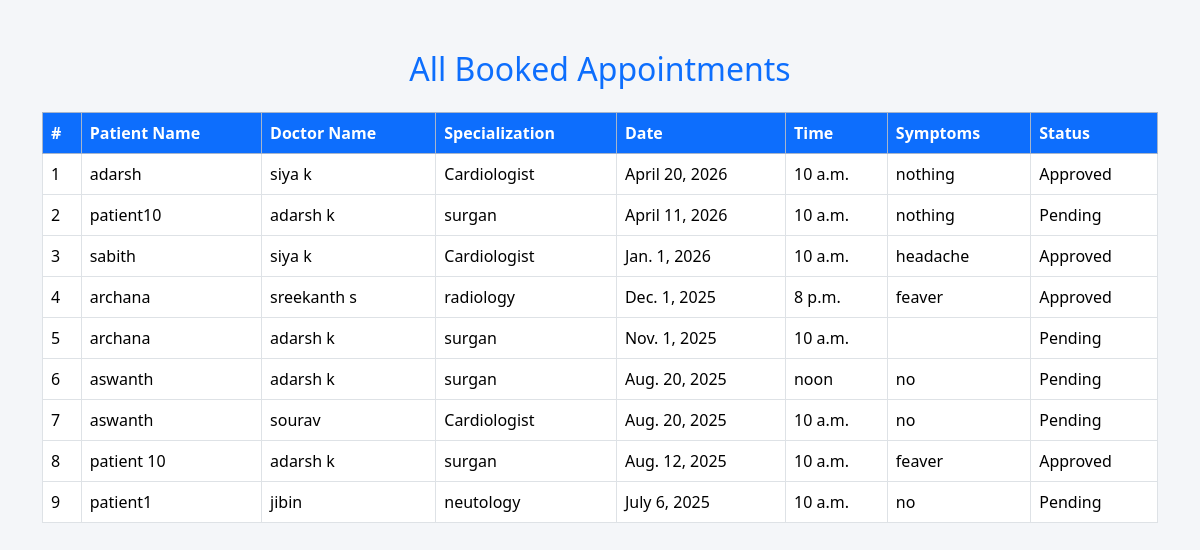
The app's page /view_all_appointments with its own data.
### doctorapp/models.py (models this page shows)
class Appointment(models.Model):
    doctor = models.ForeignKey(Doctor, on_delete=models.CASCADE)
    patient = models.ForeignKey(Patient, on_delete=models.CASCADE)
    patient_name = models.CharField(max_length=100)
    date = models.DateField()
    time = models.TimeField()
    symptoms = models.TextField(blank=True)
    STATUS_CHOICES = [
        ('Pending', 'Pending'),
        ('Approved', 'Approved'),
        ('Rejected', 'Rejected'),
    ]
    status = models.CharField(max_length=10, choices=STATUS_CHOICES, default='Pending')

class Doctor(models.Model):
    doc=models.ForeignKey(User,on_delete=models.CASCADE)
    name=models.CharField(max_length=100)
    specilization=models.CharField(max_length=100)
    hospital=models.CharField(max_length=100)
    qualification=models.CharField(max_length=100)
    location=models.CharField(max_length=100)

### doctorapp/views.py (the view)
# urls.py: path('view_all_appointments',views.view_all_appointments,name='view_all_appointments'),
def view_all_appointments(request):
    appointments=Appointment.objects.all().order_by('-date', '-time')
    return render (request,'view_all_appointments.html',{'appointments':appointments})

### doctorapp/templates/view_all_appointments.html (shortened to what this page needs)
<!DOCTYPE html>
<html lang="en">
<head>
    <link href="https://cdn.jsdelivr.net/npm/bootstrap@5.3.2/dist/css/bootstrap.min.css" rel="stylesheet">
</head>
<body>
<div class="container table-container">
    <h2 class="mb-4">All Booked Appointments</h2>
    <div class="table-responsive">
        <table class="table table-bordered table-hover align-middle">
            <thead class="table-primary">
                <tr>
                    <th>#</th>
                    <th>Patient Name</th>
                    <th>Doctor Name</th>
                    <th>Specialization</th>
                    <th>Date</th>
                    <th>Time</th>
                    <th>Symptoms</th>
                    <th>Status</th>
                </tr>
            </thead>
            <tbody>
                {% for appointment in appointments %}
                <tr>
                    <td>{{ forloop.counter }}</td>
                    <td>{{ appointment.patient_name }}</td>
                    <td>{{ appointment.doctor.name }}</td>
                    <td>{{ appointment.doctor.specilization }}</td>
                    <td>{{ appointment.date }}</td>
                    <td>{{ appointment.time }}</td>
                    <td>{{ appointment.symptoms }}</td>
                    <td>{{ appointment.status }}</td>
                </tr>
                {% empty %}
                <tr>
                    <td colspan="8" class="text-center text-muted">No appointments found.</td>
                </tr>
                {% endfor %}
            </tbody>
        </table>
    </div>
</div>
</body>
</html>

### doctorapp/templates/view_all_appointments.html (style rules this page uses)
body { background-color: #f4f6f9; }
.table-container { margin-top: 50px; }
h2 { text-align: center; color: #0d6efd; }
.table th { background-color: #0d6efd; color: white; }
.table td { vertical-align: middle; }

### records on screen
Appointment: patient_name "adarsh", doctor.name "siya k", doctor.specilization "Cardiologist", date "April 20, 2026", time "10 a.m.", symptoms "nothing", status "Approved"
Appointment: patient_name "patient10", doctor.name "adarsh k", doctor.specilization "surgan", date "April 11, 2026", time "10 a.m.", symptoms "nothing", status "Pending"
Appointment: patient_name "sabith", doctor.name "siya k", doctor.specilization "Cardiologist", date "Jan. 1, 2026", time "10 a.m.", symptoms "headache", status "Approved"
Appointment: patient_name "archana", doctor.name "sreekanth s", doctor.specilization "radiology", date "Dec. 1, 2025", time "8 p.m.", symptoms "feaver", status "Approved"
Appointment: patient_name "archana", doctor.name "adarsh k", doctor.specilization "surgan", date "Nov. 1, 2025", time "10 a.m.", status "Pending"
Appointment: patient_name "aswanth", doctor.name "adarsh k", doctor.specilization "surgan", date "Aug. 20, 2025", time "noon", symptoms "no", status "Pending"
Appointment: patient_name "aswanth", doctor.name "sourav", doctor.specilization "Cardiologist", date "Aug. 20, 2025", time "10 a.m.", symptoms "no", status "Pending"
Appointment: patient_name "patient 10", doctor.name "adarsh k", doctor.specilization "surgan", date "Aug. 12, 2025", time "10 a.m.", symptoms "feaver", status "Approved"
Appointment: patient_name "patient1", doctor.name "jibin", doctor.specilization "neutology", date "July 6, 2025", time "10 a.m.", symptoms "no", status "Pending"
